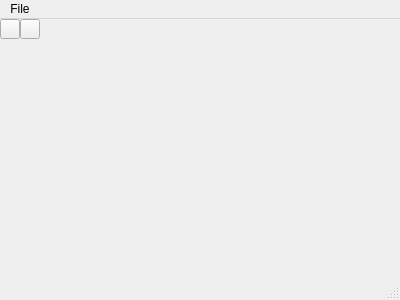
<?xml version="1.0" encoding="UTF-8"?>
<ui version="4.0">
 <class>MainWindow</class>
 <widget class="QMainWindow" name="MainWindow">
  <property name="geometry">
   <rect>
    <x>0</x>
    <y>0</y>
    <width>400</width>
    <height>300</height>
   </rect>
  </property>
  <property name="windowTitle">
   <string>MainWindow</string>
  </property>
  <widget class="QWidget" name="centralWidget">
   <property name="sizePolicy">
    <sizepolicy hsizetype="Fixed" vsizetype="Fixed">
     <horstretch>0</horstretch>
     <verstretch>0</verstretch>
    </sizepolicy>
   </property>
   <layout class="QVBoxLayout" name="verticalLayout">
    <property name="spacing">
     <number>0</number>
    </property>
    <property name="sizeConstraint">
     <enum>QLayout::SetFixedSize</enum>
    </property>
    <property name="leftMargin">
     <number>0</number>
    </property>
    <property name="topMargin">
     <number>0</number>
    </property>
    <property name="rightMargin">
     <number>0</number>
    </property>
    <property name="bottomMargin">
     <number>0</number>
    </property>
    <item>
     <layout class="QHBoxLayout" name="menu">
      <property name="spacing">
       <number>0</number>
      </property>
      <property name="sizeConstraint">
       <enum>QLayout::SetDefaultConstraint</enum>
      </property>
      <item>
       <widget class="QPushButton" name="marker">
        <property name="sizePolicy">
         <sizepolicy hsizetype="Minimum" vsizetype="Minimum">
          <horstretch>0</horstretch>
          <verstretch>0</verstretch>
         </sizepolicy>
        </property>
        <property name="minimumSize">
         <size>
          <width>20</width>
          <height>20</height>
         </size>
        </property>
        <property name="maximumSize">
         <size>
          <width>20</width>
          <height>20</height>
         </size>
        </property>
        <property name="text">
         <string/>
        </property>
        <property name="icon">
         <iconset resource="../resources.qrc">
          <normaloff>:/resources/icons/marker.png</normaloff>:/resources/icons/marker.png</iconset>
        </property>
        <property name="flat">
         <bool>false</bool>
        </property>
       </widget>
      </item>
      <item>
       <widget class="QPushButton" name="camera">
        <property name="sizePolicy">
         <sizepolicy hsizetype="Minimum" vsizetype="Minimum">
          <horstretch>0</horstretch>
          <verstretch>0</verstretch>
         </sizepolicy>
        </property>
        <property name="maximumSize">
         <size>
          <width>20</width>
          <height>20</height>
         </size>
        </property>
        <property name="text">
         <string/>
        </property>
        <property name="icon">
         <iconset resource="../resources.qrc">
          <normaloff>:/resources/icons/camera.png</normaloff>:/resources/icons/camera.png</iconset>
        </property>
        <property name="autoExclusive">
         <bool>false</bool>
        </property>
        <property name="default">
         <bool>false</bool>
        </property>
        <property name="flat">
         <bool>false</bool>
        </property>
       </widget>
      </item>
      <item>
       <spacer name="horizontalSpacer">
        <property name="orientation">
         <enum>Qt::Horizontal</enum>
        </property>
        <property name="sizeHint" stdset="0">
         <size>
          <width>40</width>
          <height>20</height>
         </size>
        </property>
       </spacer>
      </item>
     </layout>
    </item>
    <item>
     <layout class="QHBoxLayout" name="editor">
      <property name="spacing">
       <number>0</number>
      </property>
      <item>
       <layout class="QVBoxLayout" name="glContainer">
        <property name="spacing">
         <number>0</number>
        </property>
        <property name="rightMargin">
         <number>0</number>
        </property>
       </layout>
      </item>
      <item>
       <layout class="QVBoxLayout" name="objectEditor">
        <property name="spacing">
         <number>0</number>
        </property>
       </layout>
      </item>
     </layout>
    </item>
   </layout>
  </widget>
  <widget class="QStatusBar" name="statusBar"/>
  <widget class="QMenuBar" name="menuBar">
   <property name="geometry">
    <rect>
     <x>0</x>
     <y>0</y>
     <width>400</width>
     <height>22</height>
    </rect>
   </property>
   <widget class="QMenu" name="menuFIle">
    <property name="title">
     <string>File</string>
    </property>
    <addaction name="actionOpen_Model"/>
    <addaction name="actionOpen_Model_2"/>
    <addaction name="actionSave_as_Project"/>
    <addaction name="actionQuit"/>
   </widget>
   <addaction name="menuFIle"/>
  </widget>
  <action name="actionOpen_Model">
   <property name="text">
    <string>Open Project</string>
   </property>
  </action>
  <action name="actionOpen_Model_2">
   <property name="text">
    <string>Open Model (new project)</string>
   </property>
  </action>
  <action name="actionSave_as_Project">
   <property name="text">
    <string>Save as Project</string>
   </property>
  </action>
  <action name="actionQuit">
   <property name="text">
    <string>Quit</string>
   </property>
  </action>
 </widget>
 <layoutdefault spacing="6" margin="11"/>
 <resources>
  <include location="../resources.qrc"/>
 </resources>
 <connections/>
</ui>
